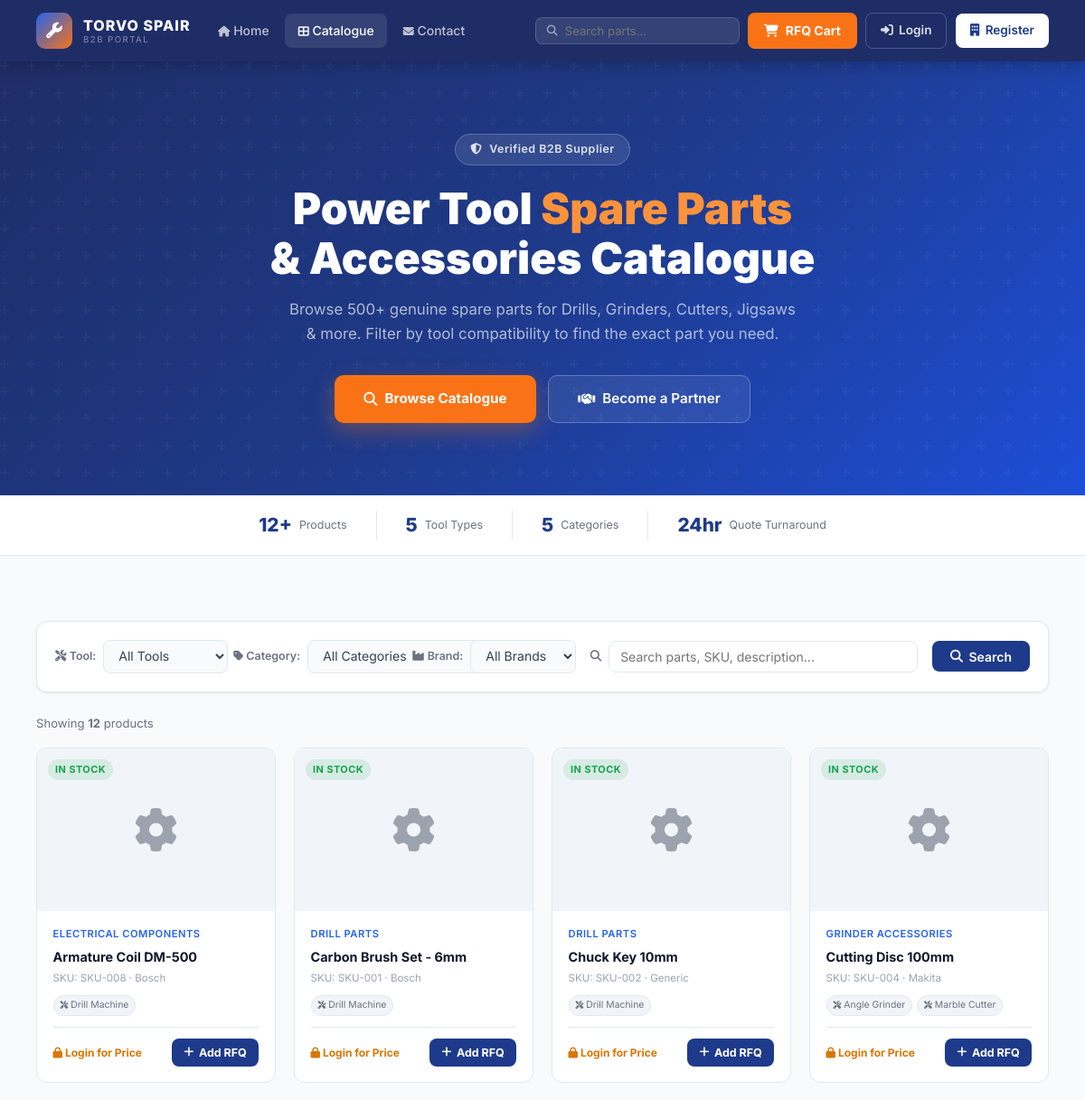
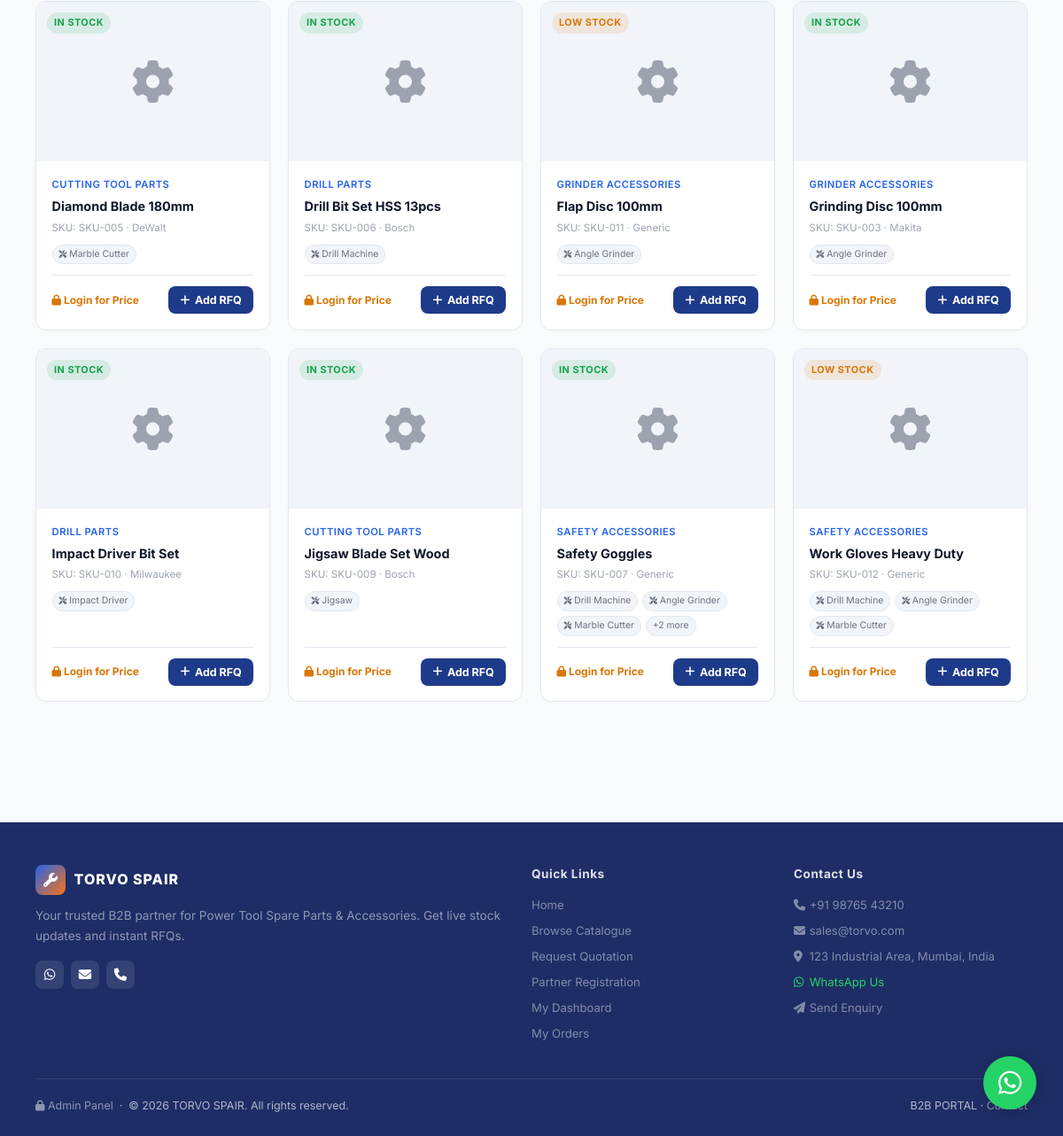
Screenshot of /portal/catalogue.php with the database file from the repository (2 pictures, top to bottom).
### tables this page shows
CREATE TABLE IF NOT EXISTS settings (
    setting_key VARCHAR(100) PRIMARY KEY,
    setting_value TEXT,
    category ENUM('frontend', 'admin', 'system') DEFAULT 'frontend',
    updated_at TIMESTAMP DEFAULT CURRENT_TIMESTAMP ON UPDATE CURRENT_TIMESTAMP
);

CREATE TABLE IF NOT EXISTS products (
    id INT AUTO_INCREMENT PRIMARY KEY,
    name VARCHAR(150) NOT NULL,
    sku VARCHAR(100) UNIQUE,
    category_id INT NOT NULL,
    brand VARCHAR(100),
    price DECIMAL(10,2) DEFAULT 0.00,
    quantity INT DEFAULT 0,
    min_stock INT DEFAULT 5,
    description TEXT,
    image VARCHAR(255),
    barcode VARCHAR(100),
    status ENUM('active', 'inactive') DEFAULT 'active',
    created_at TIMESTAMP DEFAULT CURRENT_TIMESTAMP,
    updated_at TIMESTAMP DEFAULT CURRENT_TIMESTAMP ON UPDATE CURRENT_TIMESTAMP,
    FOREIGN KEY (category_id) REFERENCES categories(id) ON DELETE CASCADE
);

CREATE TABLE IF NOT EXISTS categories (
    id INT AUTO_INCREMENT PRIMARY KEY,
    name VARCHAR(100) NOT NULL,
    description TEXT,
    status ENUM('active', 'inactive') DEFAULT 'active',
    created_at TIMESTAMP DEFAULT CURRENT_TIMESTAMP,
    updated_at TIMESTAMP DEFAULT CURRENT_TIMESTAMP ON UPDATE CURRENT_TIMESTAMP
);

### portal/catalogue.php (the view, shortened to what the rows shown need)
<?php
require_once __DIR__ . '/config/auth.php';
$db     = portalDB();
$toolId  = (int)($_GET['tool']   ?? 0);
$catId   = (int)($_GET['cat']    ?? 0);
$brand   = sanitize($_GET['brand']  ?? '');
$search  = sanitize($_GET['search'] ?? '');
$where = ["p.status = 'active'"];
$params = [];
$sql = "SELECT p.*, c.name AS category_name FROM products p
        JOIN categories c ON p.category_id = c.id
        WHERE " . implode(' AND ', $where) . " ORDER BY p.name";
$stmt = $db->prepare($sql);
$stmt->execute($params);
$products = $stmt->fetchAll();
$allCompat = [];
$compatRows = $db->query("SELECT pc.product_id, t.name AS tool_name FROM product_compatibility pc JOIN tools t ON pc.tool_id = t.id")->fetchAll();
foreach ($compatRows as $r) $allCompat[$r['product_id']][] = $r['tool_name'];
include __DIR__ . '/includes/header.php';
$rfqCart = getRFQCart();
?>
<?php if (!$toolId && !$catId && !$brand && !$search): ?>
<div class="portal-hero">
    <div class="hero-inner">
        <h1 class="hero-title">Power Tool <span>Spare Parts</span><br>& Accessories Catalogue</h1>
    </div>
</div>
<?php endif; ?>
<div id="catalogue-section" class="section container">
    <?php if (empty($products)): ?>
    <div class="empty-state">
        <i class="fas fa-search-minus"></i>
        <h3>No products found</h3>
        <p>Try adjusting your filters or <a href="catalogue.php" style="color:var(--primary);">view all products</a></p>
    </div>
    <?php else: ?>
    <div class="product-grid">
        <?php foreach ($products as $p):
            $inCart = isset($rfqCart[$p['id']]);
            $stockClass = $p['quantity'] == 0 ? 'badge-out' : ($p['quantity'] <= $p['min_stock'] ? 'badge-low' : 'badge-instock');
            $stockLabel = $p['quantity'] == 0 ? 'Out of Stock' : ($p['quantity'] <= $p['min_stock'] ? 'Low Stock' : 'In Stock');
            $compatTags = $allCompat[$p['id']] ?? [];
        ?>
        <div class="product-card">
            <div class="product-img">
                <?php if ($p['image'] && file_exists(UPLOAD_DIR . $p['image'])): ?>
                    <img src="<?= UPLOAD_URL . htmlspecialchars($p['image']) ?>" alt="<?= htmlspecialchars($p['name']) ?>">
                <?php else: ?>
                    <i class="fas fa-cog no-img"></i>
                <?php endif; ?>
                <span class="product-badge <?= $stockClass ?>"><?= $stockLabel ?></span>
            </div>
            <div class="product-body">
                <div class="product-cat"><?= htmlspecialchars($p['category_name']) ?></div>
                <div class="product-name"><?= htmlspecialchars($p['name']) ?></div>
                <div class="product-sku">SKU: <?= htmlspecialchars($p['sku']) ?> <?= $p['brand']?'· ' . htmlspecialchars($p['brand']):'' ?></div>
                <?php if (!empty($compatTags)): ?>
                <div class="product-compat">
                    <?php foreach (array_slice($compatTags,0,3) as $tag): ?>
                    <span class="compat-tag"><i class="fas fa-tools" style="font-size:0.55rem;"></i> <?= htmlspecialchars($tag) ?></span>
                    <?php endforeach; ?>
                    <?php if (count($compatTags)>3): ?><span class="compat-tag">+<?= count($compatTags)-3 ?> more</span><?php endif; ?>
                </div>
                <?php endif; ?>
                <div class="product-footer">
                    <div class="product-price">
                        <?php if ($customer && isset($customer['status']) && $customer['status'] === 'active'): ?>
                            <?= formatCurrency($p['price']) ?>
                            <small>/ unit</small>
                        <?php else: ?>
                            <div style="font-size:0.75rem;color:var(--warning);font-weight:700;"><i class="fas fa-lock"></i> <?php echo $customer ? 'Pending Approval' : 'Login for Price'; ?></div>
                        <?php endif; ?>
                    </div>
                    <?php if ($p['quantity'] > 0): ?>
                    <form method="POST">
                        <button type="submit" class="btn-add-rfq <?= $inCart?'added':'' ?>">
                            <?php if ($inCart): ?>
                                <i class="fas fa-check"></i> In Cart
                            <?php else: ?>
                                <i class="fas fa-plus"></i> Add RFQ
                            <?php endif; ?>
                        </button>
                    </form>
                    <?php else: ?>
                    <span style="font-size:0.75rem;color:var(--danger);font-weight:600;">Unavailable</span>
                    <?php endif; ?>
                </div>
            </div>
        </div>
        <?php endforeach; ?>
    </div>
    <?php endif; ?>
</div>
<?php include __DIR__ . '/includes/footer.php'; ?>

### portal/includes/header.php (shortened to what the rows shown need)
<?php
require_once __DIR__ . '/../config/auth.php';
$customer = customerLoggedIn() ? currentCustomer() : null;
?>
<!DOCTYPE html>
<html lang="en">
<head>
    <link rel="stylesheet" href="https://cdnjs.cloudflare.com/ajax/libs/font-awesome/6.5.0/css/all.min.css">
    <link rel="stylesheet" href="<?= PORTAL_URL ?>/assets/css/portal.css?v=1.1">
</head>
<body>
<nav class="portal-nav">
    <div class="nav-inner">
        <a href="<?= PORTAL_URL ?>/home.php" class="nav-brand">
            <div class="nav-brand-text">
                <div class="brand-name"><?= getSetting('site_title', 'TORVO SPAIR') ?></div>
                <div class="brand-sub"><?= getSetting('b2b_subtitle', 'B2B Portal') ?></div>
            </div>
        </a>
    </div>
</nav>

### portal/includes/footer.php (shortened to what the rows shown need)
<footer class="portal-footer">
    <div class="footer-inner">
        <div class="footer-grid">
            <div class="footer-about">
                <div style="display:flex;align-items:center;gap:0.6rem;margin-bottom:0.5rem;">
                    <?php $dynLogo = getSetting('logo_image'); if ($dynLogo): ?>
                        <img src="<?= UPLOAD_URL . $dynLogo ?>" alt="Logo" style="height:34px;border-radius:6px;background:#fff;padding:2px;">
                    <?php else: ?>
                        <div style="width:34px;height:34px;background:linear-gradient(135deg,#2563eb,#f97316);border-radius:8px;display:flex;align-items:center;justify-content:center;font-size:1rem;"><i class="fas fa-wrench" style="color:#fff;"></i></div>
                    <?php endif; ?>
                    <span style="font-size:1rem;font-weight:800;color:#fff;letter-spacing:1px;"><?= getSetting('site_title', 'TORVO SPAIR') ?></span>
                </div>
                <p><?= getSetting('hero_subtitle', 'Your trusted B2B partner for Power Tool Spare Parts & Accessories.') ?></p>
                <div style="margin-top:1rem;display:flex;gap:0.5rem;">
                    <a href="https://api.whatsapp.com/send?phone=<?= getSetting('whatsapp_number', '919800000000') ?>" target="_blank" style="width:32px;height:32px;border-radius:8px;background:rgba(255,255,255,0.1);display:flex;align-items:center;justify-content:center;color:#fff;font-size:0.9rem;"><i class="fab fa-whatsapp"></i></a>
                    <a href="mailto:<?= getSetting('contact_email', 'sales@torvo.com') ?>" style="width:32px;height:32px;border-radius:8px;background:rgba(255,255,255,0.1);display:flex;align-items:center;justify-content:center;color:#fff;font-size:0.9rem;"><i class="fas fa-envelope"></i></a>
                    <a href="tel:<?= getSetting('contact_phone', '+91 98000 00000') ?>" style="width:32px;height:32px;border-radius:8px;background:rgba(255,255,255,0.1);display:flex;align-items:center;justify-content:center;color:#fff;font-size:0.9rem;"><i class="fas fa-phone"></i></a>
                </div>
            </div>
            <div class="footer-col">
                <h4>Contact Us</h4>
                <a href="tel:<?= getSetting('contact_phone', '+91 98000 00000') ?>"><i class="fas fa-phone" style="width:14px;"></i> <?= getSetting('contact_phone', '+91 98000 00000') ?></a>
                <a href="mailto:<?= getSetting('contact_email', 'sales@torvo.com') ?>"><i class="fas fa-envelope" style="width:14px;"></i> <?= getSetting('contact_email', 'sales@torvo.com') ?></a>
                <a href="#"><i class="fas fa-map-marker-alt" style="width:14px;"></i> <?= getSetting('contact_address', 'Mumbai, Maharashtra') ?></a>
                <a href="https://api.whatsapp.com/send?phone=<?= getSetting('whatsapp_number', '919800000000') ?>" target="_blank" style="color:#25d366;margin-top:0.25rem;"><i class="fab fa-whatsapp" style="width:14px;"></i> WhatsApp Us</a>
                <a href="<?= PORTAL_URL ?>/contact.php"><i class="fas fa-paper-plane" style="width:14px;"></i> Send Enquiry</a>
            </div>
        </div>
        <div class="footer-bottom">
            <span><a href="../admin.php" style="color:rgba(255,255,255,0.5);text-decoration:none;" target="_blank"><i class="fas fa-lock" style="font-size:0.75rem;"></i> Admin Panel</a> &nbsp;&middot;&nbsp; © <?= date('Y') ?> <?= getSetting('site_title', 'TORVO SPAIR') ?>. All rights reserved.</span>
            <span><?= getSetting('b2b_subtitle', 'B2B PORTAL') ?> · <a href="<?= PORTAL_URL ?>/contact.php" style="color:rgba(255,255,255,0.5);">Contact</a></span>
        </div>
    </div>
</footer>
</body>
</html>

### rows the page displays
settings: setting_value "TORVO SPAIR"
settings: setting_value "B2B PORTAL"
products: stockLabel "IN STOCK", category.name "ELECTRICAL COMPONENTS", name "Armature Coil DM-500", sku "SKU-008", brand "Bosch", id "Drill Machine", shows "Add RFQ"
products: stockLabel "IN STOCK", category.name "DRILL PARTS", name "Carbon Brush Set - 6mm", sku "SKU-001", brand "Bosch", id "Drill Machine", shows "Add RFQ"
products: stockLabel "IN STOCK", category.name "DRILL PARTS", name "Chuck Key 10mm", sku "SKU-002", brand "Generic", id "Drill Machine", shows "Add RFQ"
products: stockLabel "IN STOCK", category.name "GRINDER ACCESSORIES", name "Cutting Disc 100mm", sku "SKU-004", brand "Makita", id "Angle Grinder", id "Marble Cutter", shows "Add RFQ"
products: stockLabel "IN STOCK", category.name "CUTTING TOOL PARTS", name "Diamond Blade 180mm", sku "SKU-005", brand "DeWalt", id "Marble Cutter", shows "Add RFQ"
products: stockLabel "IN STOCK", category.name "DRILL PARTS", name "Drill Bit Set HSS 13pcs", sku "SKU-006", brand "Bosch", id "Drill Machine", shows "Add RFQ"
products: stockLabel "LOW STOCK", category.name "GRINDER ACCESSORIES", name "Flap Disc 100mm", sku "SKU-011", brand "Generic", id "Angle Grinder", shows "Add RFQ"
products: stockLabel "IN STOCK", category.name "GRINDER ACCESSORIES", name "Grinding Disc 100mm", sku "SKU-003", brand "Makita", id "Angle Grinder", shows "Add RFQ"
products: stockLabel "IN STOCK", category.name "DRILL PARTS", name "Impact Driver Bit Set", sku "SKU-010", brand "Milwaukee", id "Impact Driver", shows "Add RFQ"
products: stockLabel "IN STOCK", category.name "CUTTING TOOL PARTS", name "Jigsaw Blade Set Wood", sku "SKU-009", brand "Bosch", id "Jigsaw", shows "Add RFQ"
products: stockLabel "IN STOCK", category.name "SAFETY ACCESSORIES", name "Safety Goggles", sku "SKU-007", brand "Generic", id "Drill Machine", id "Angle Grinder", id "Marble Cutter", count($compatTags)-3 "2", shows "Add RFQ"
products: stockLabel "LOW STOCK", category.name "SAFETY ACCESSORIES", name "Work Gloves Heavy Duty", sku "SKU-012", brand "Generic", id "Drill Machine", id "Angle Grinder", id "Marble Cutter", shows "Add RFQ"
settings: setting_value "Your trusted B2B partner for Power Tool Spare Parts & Accessories. Get live stock updates and instant RFQs."
settings: setting_value "+91 98765 43210"
settings: setting_value "sales@torvo.com"
settings: setting_value "123 Industrial Area, Mumbai, India"

### other values shown
count($products) "12"
count($tools) "5"
count($categories) "5"
